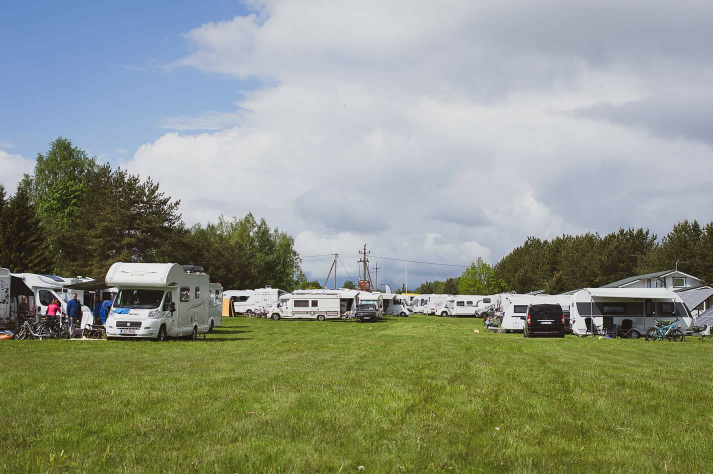
#> input picture public/kar4.jpg, 1425 x 948 px (shown at 1/2 size)
$ python -i make_banner.py   (imports and definitions only)
#> lines starting #> are read from the running program, lines starting #| are printed output that depends on the picture
"""
Willipu Guesthouse and Caravan - reklaambanner
Mõõdud: 2200mm × 1000mm (laius × kõrgus)
Taust: kar4.jpg pilt tumedaks tehtud
"""
from reportlab.lib.units import mm
from reportlab.lib.colors import HexColor, white, black, Color
from reportlab.pdfgen import canvas
from PIL import Image as PILImage
import io, os

# [1 line that did not run here, left out]
# [1 line that did not run here, left out]

# [1 line that did not run here, left out]
# [1 line that did not run here, left out]
# [1 line that did not run here, left out]
# [1 line that did not run here, left out]
# [1 line that did not run here, left out]
# [1 line that did not run here, left out]


def prepare_bg_image(src_path):
    """Laiendab pildi banneri kuvasuhtele, ei lõika midagi ära."""
#> called with src_path = 'public/kar4.jpg'
    img = PILImage.open(src_path).convert('RGB')
#> img is the input picture: PIL image 1425x948 RGB; mean R, G, B 141.8, 148.4, 131.5
    # Skaleerime pildi nii et see katab kogu banneri
    target_ratio = 2200 / 1000
    src_ratio = img.width / img.height
#> src_ratio = 1.5
    if src_ratio > target_ratio:
        new_h = img.height
        new_w = int(img.height * target_ratio)
        left = (img.width - new_w) // 2
        img = img.crop((left, 0, left + new_w, new_h))
    else:
        new_w = img.width
#> new_w = 1425
        new_h = int(img.width / target_ratio)
#> new_h = 647
        top = (img.height - new_h) // 2
#> top = 150
        img = img.crop((0, top, new_w, top + new_h))
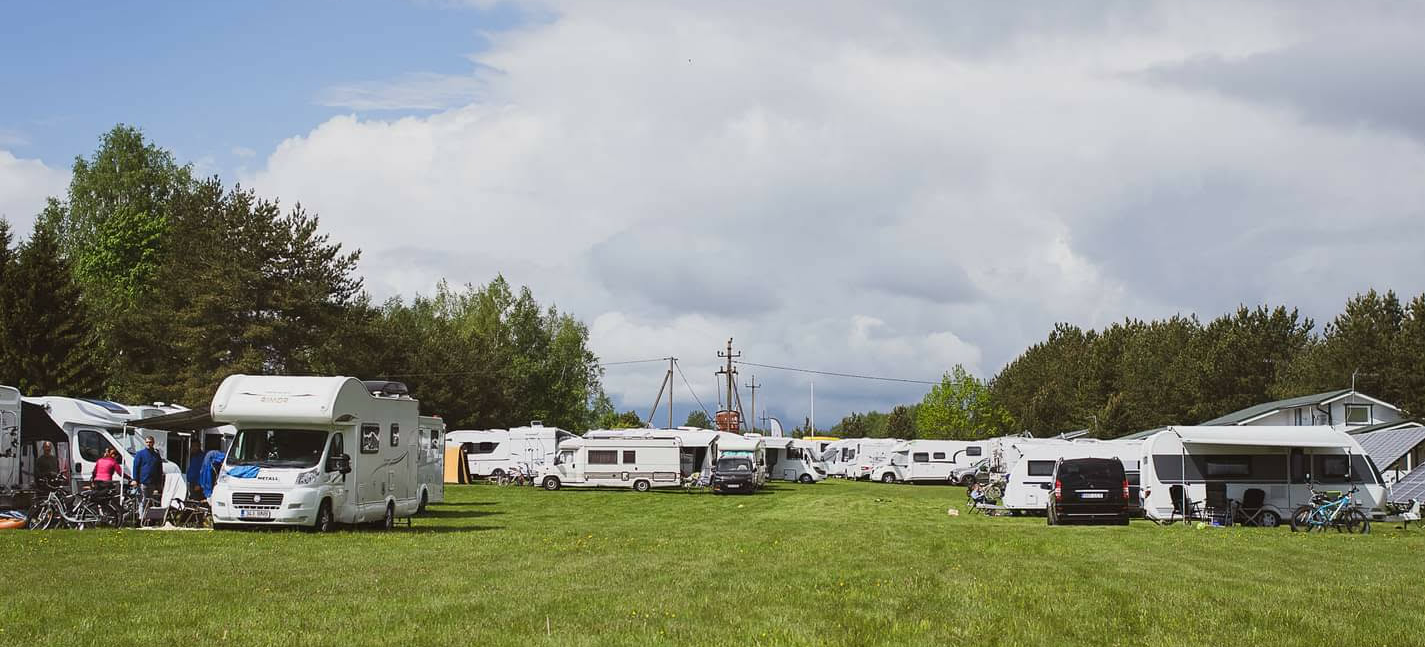
#> img: PIL image 1425x647 RGB; mean R, G, B 144, 149, 135.6
    buf = io.BytesIO()
    img.save(buf, format='JPEG', quality=95)
    buf.seek(0)
    return buf


# [92 lines left out: function draw_banner, not called in this run]


# [1 line not run here, left out]

>>> result = prepare_bg_image('public/kar4.jpg')

$ run again, on public/kar1.jpg
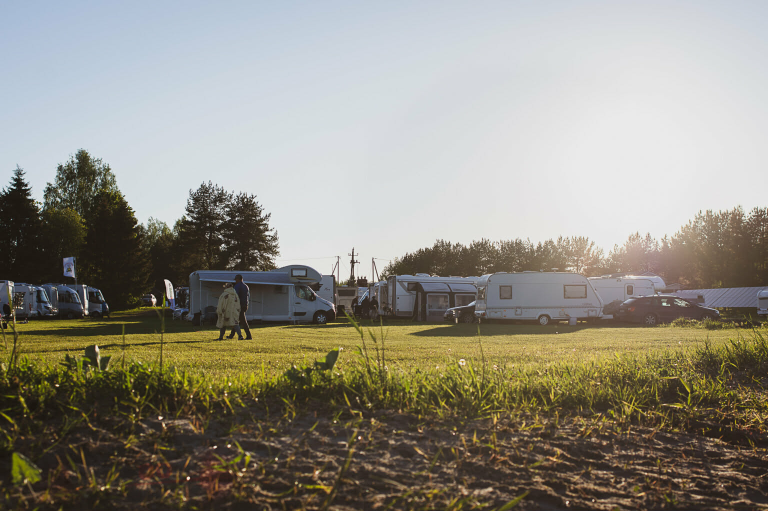
#> input picture public/kar1.jpg, 1536 x 1022 px (shown at 1/2 size)
#> in prepare_bg_image, img is the input picture: PIL image 1536x1022 RGB; mean R, G, B 145.6, 141.9, 130.4
#> in prepare_bg_image, `img = img.crop((0, top, new_w, top + new_h))`:
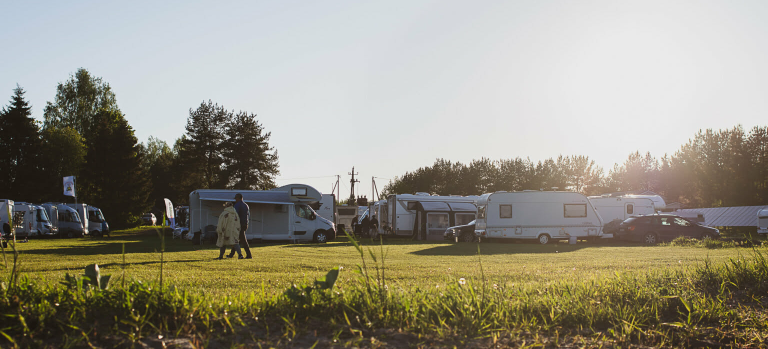
#> img: PIL image 1536x698 RGB (shown at 1/2 size); mean R, G, B 149.2, 145, 129.3

$ run again, on public/kar2.jpg
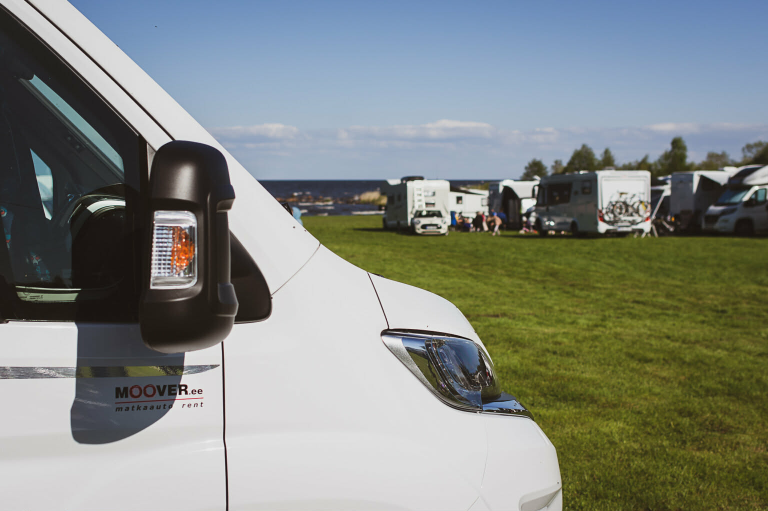
#> input picture public/kar2.jpg, 1536 x 1022 px (shown at 1/2 size)
#> in prepare_bg_image, img is the input picture: PIL image 1536x1022 RGB; mean R, G, B 130.8, 136.5, 131.1
#> in prepare_bg_image, `img = img.crop((0, top, new_w, top + new_h))`:
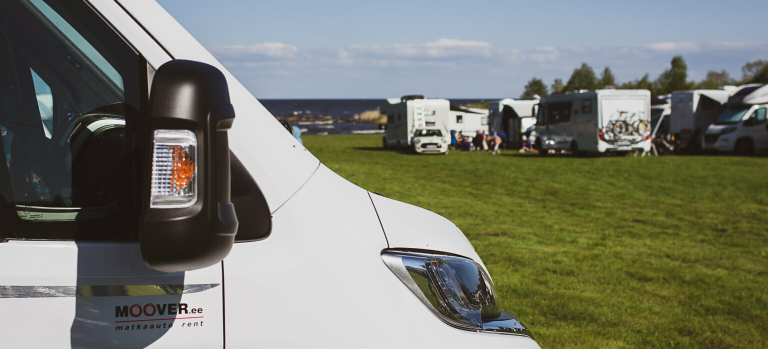
#> img: PIL image 1536x698 RGB (shown at 1/2 size); mean R, G, B 121, 124, 112

$ run again, on public/kar3.jpg
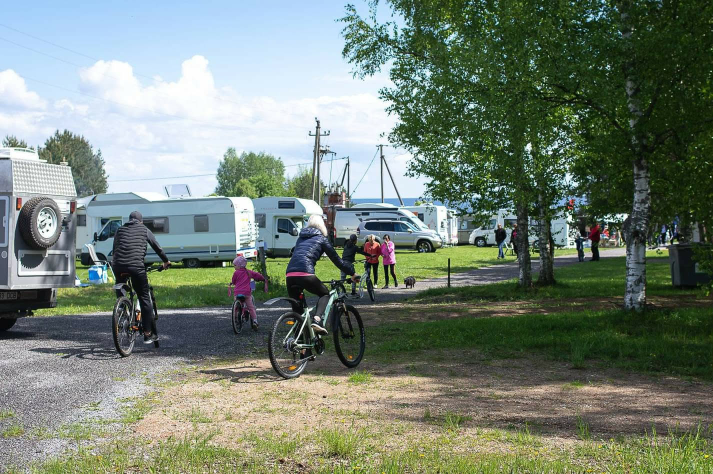
#> input picture public/kar3.jpg, 1425 x 948 px (shown at 1/2 size)
#> in prepare_bg_image, img is the input picture: PIL image 1425x948 RGB; mean R, G, B 117.4, 129.8, 117.1
#> in prepare_bg_image, `img = img.crop((0, top, new_w, top + new_h))`:
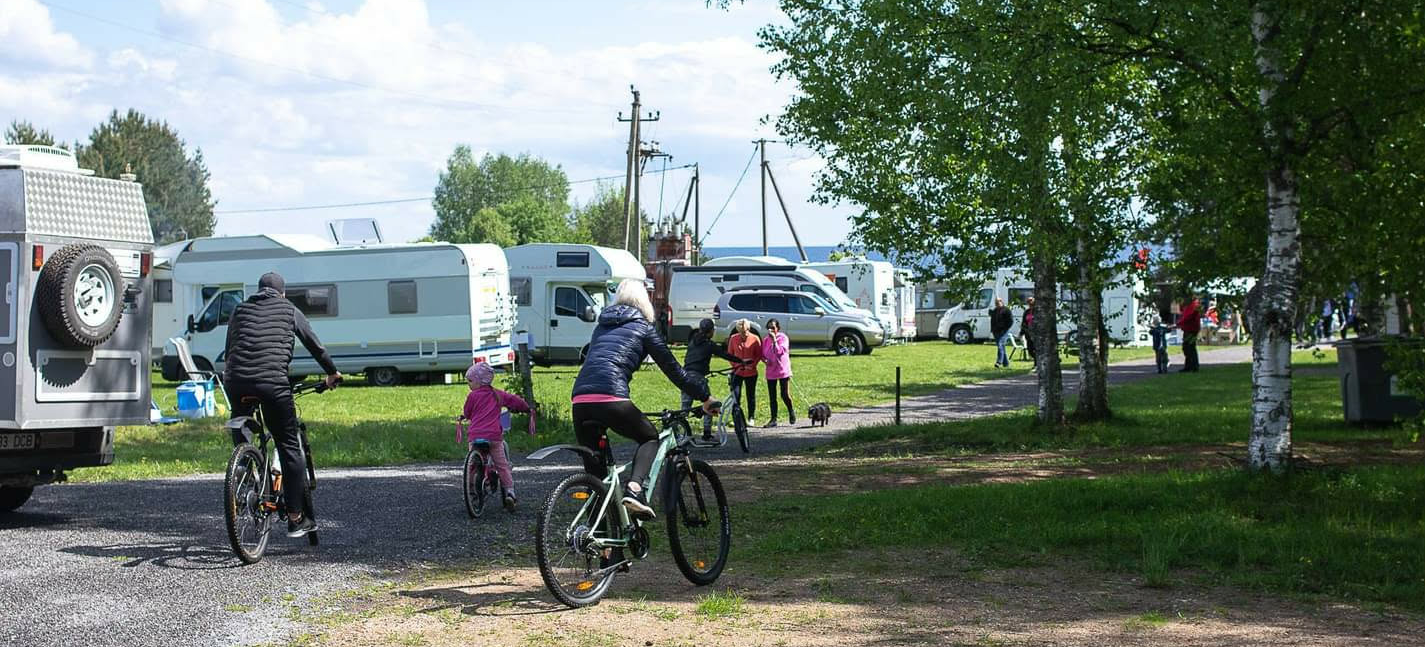
#> img: PIL image 1425x647 RGB; mean R, G, B 108.4, 120.6, 110
